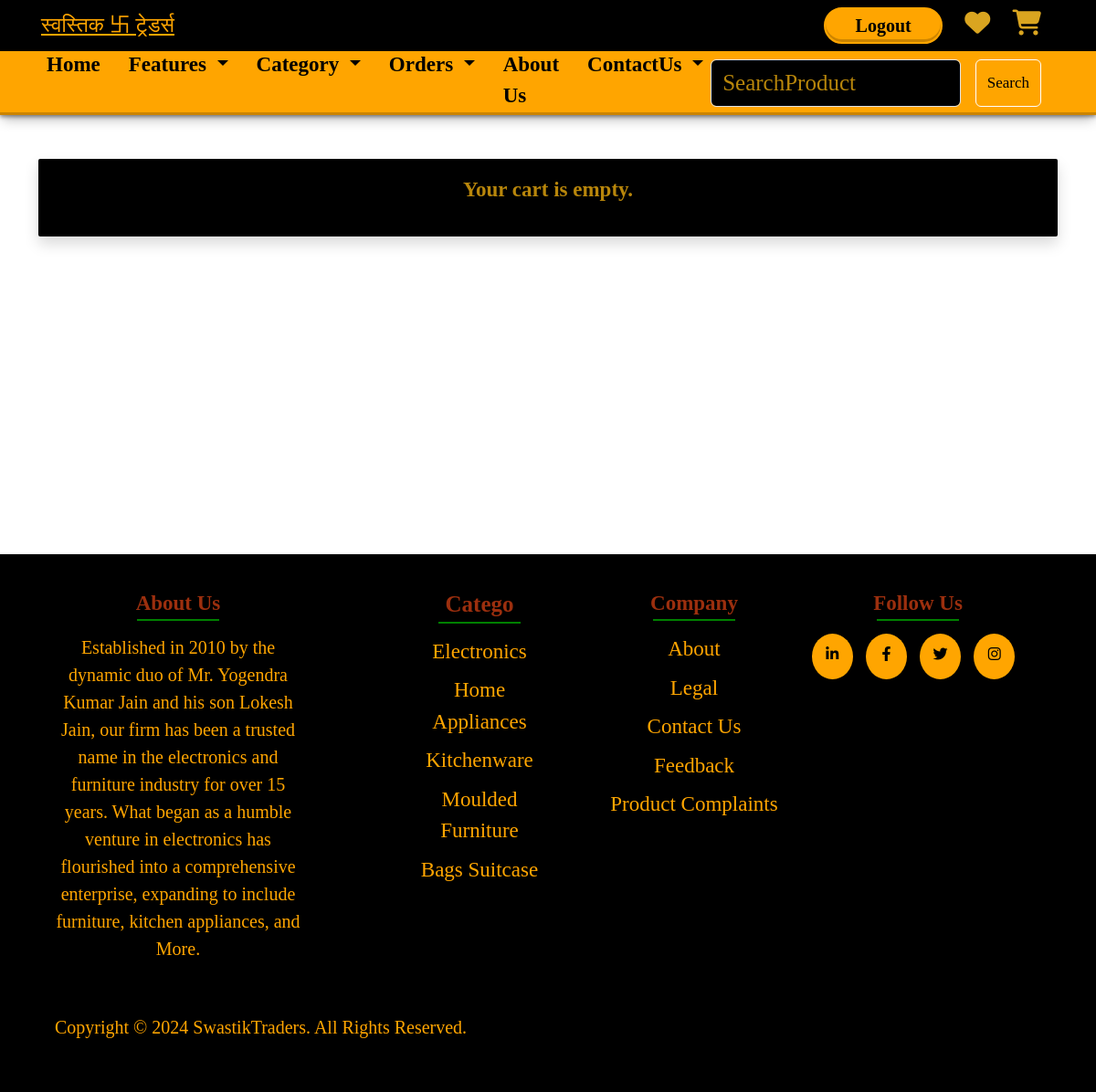
The page /Cart/ (signed in) on the database as committed earlier.
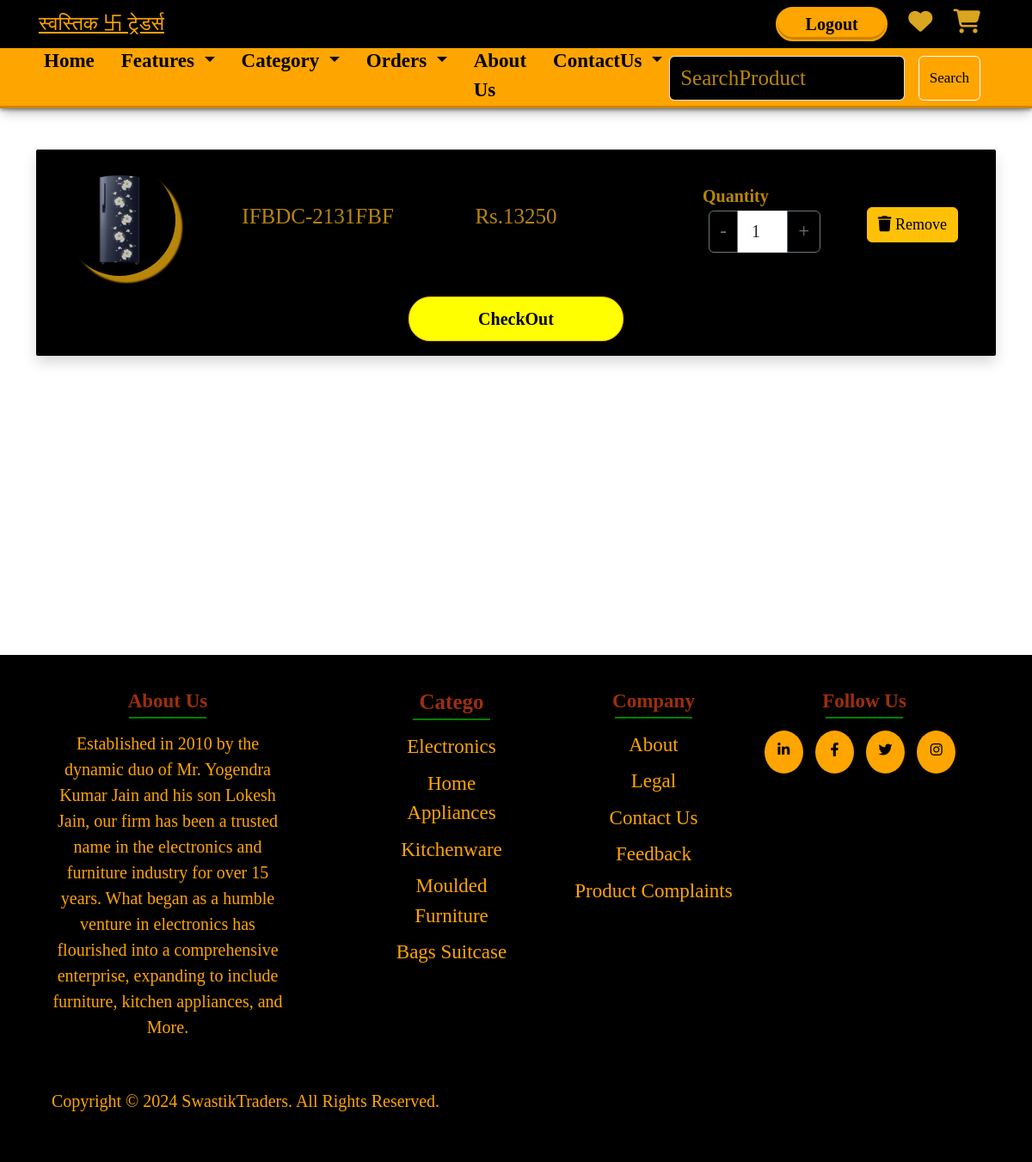
The same page on the database as committed later.
### Ecomapp/models.py (models this page shows, shortened)
class Cart(models.Model):
    user = models.ForeignKey(User, on_delete=models.CASCADE)
    product = models.ForeignKey(Product, on_delete=models.CASCADE)
    product_qty = models.IntegerField(default=0)
    created_at = models.DateTimeField(auto_now_add=True)

class Product(models.Model):
    category = models.ForeignKey(Category, on_delete=models.CASCADE)
    slug = models.CharField(max_length=150, null=False, blank=False)
    name = models.CharField(max_length=150, null=False, blank=False)
    Product_image = models.ImageField(upload_to=get_file_path, null=True, blank=True)
    Small_description = models.TextField(max_length=250, null=False, blank=False)
    Size = models.TextField(max_length=150,null=True,blank=False)
    quantity = models.IntegerField(null=False, blank=False)
    description = models.TextField(max_length=1000, null=False, blank=False)
    description2 = models.TextField(max_length=1000, null=True, blank=False)
    Orignal_Price = models.FloatField(null=False, blank=False)
    Selling_Price =models.FloatField(null=False,blank=False)
    status = models.BooleanField(default=False, help_text="Whether the category is hidden or not")
    trending = models.BooleanField(default=False, help_text="Whether the category is trending or not")
    Tag = models.CharField(max_length=150, null=False, blank=False)
    meta_title = models.CharField(max_length=150, null=False, blank=False)
    meta_keywords = models.TextField(null=False, blank=False)
    meta_description = models.TextField(null=False, blank=False)
    created_at = models.DateTimeField(auto_now_add=True)

### Ecomapp/views.py (the view)
# urls.py: path('Cart/', views.cart, name='Cart'),
@login_required(login_url=Login)
def cart(request):
    cart_items = Cart.objects.filter(user=request.user)
    context = {'cart': cart_items}
    return render(request, 'Cart.html', context)

### templates/Cart.html (shortened to what the changed rows need)
{% extends 'Store/layouts/main.html' %}
{% load static %}
{% block content %}
<div class="py-5">
    <div class="container">
        <div class="row justify-content-center">
            <div class="col-md-12">
                <div class="card shadow product_data" style="border-radius: 2px; font-size: 23px; font-weight: bold; font-family: 'Times New Roman', Times, serif; background-color: black; z-index: 800;">
                    <div class="card-body">
                        {% if cart %}
                            {% for item in cart %}
                                <div class="row align-items-center justify-content-center mb-3 text-center" style="color:darkgoldenrod" data-product-id="{{ item.product_id }}">
                                    <div class="col-md-2 my-auto">
                                        <img src="{{ item.product.Product_image.url }}" height="130px" width="130px" style="user-select: none;color: darkgoldenrod;border-radius:100px;box-shadow:8px 8px 2px darkgoldenrod;">
                                    </div>
                                    <div class="col-md-3 my-auto">
                                        <h6 style="font-size: 25px; font-family: 'Times New Roman', Times, serif;">{{ item.product.name }}</h6>
                                    </div>
                                    <div class="col-md-2 my-auto">
                                        <h6 style="font-size: 25px;">Rs.{{ item.product.Selling_Price|stringformat:'d' }}</h6>
                                    </div>
                                    <div class="col-md-3 my-auto">
                                        {% if item.product.quantity >= item.product_qty %}
                                            <label for="Quantity" style="margin-left: 50px; font-size: 20px; font-family: 'Times New Roman', Times, serif;">Quantity</label>
                                            <div class="input-group text-center mb-2" style="width: 130px;margin-left: 120px;">
                                                <button class="btn btn-outline-secondary decrement-btn change-quantity" style="font-size: 23px;">-</button>
                                                <input style="font-size: 20px;" type="number" class="form-control text-center qty-input" name="quantity" value="{{ item.product_qty }}" min="1" max="{{ item.product.quantity }}">
                                                <button class="btn btn-outline-secondary increment-btn change-quantity" style="font-size: 23px;">+</button>
                                            </div>
                                        {% else %}
                                            <p>Not enough stock available</p>
                                        {% endif %}
                                    </div>
                                    <div class="col-md-2 my-auto">
                                        <button style="font-size: 18px; margin-top: 10px;" class="btn btn-warning delete-cart-item"><i class="fa fa-trash"></i> Remove</button>
                                    </div>
                                </div>
                            {% endfor %}
                            <div class="d-flex justify-content-center mt-4">
                                <a href="http://127.0.0.1:3000/Checkout/" class="btn btn-warning" style="border-radius: 25px; padding: 10px; font-size: 20px; font-weight: bold; color: black; text-decoration: none; background-color: yellow; width: 250px; text-align: center;">CheckOut</a>
                            </div>
                        {% else %}
                            <p class="text-center"style="color:darkgoldenrod">Your cart is empty.</p>
                        {% endif %}
                    </div>
                </div>
            </div>
        </div>
    </div>
</div>
{% endblock content %}

Rows that differ between the two databases and show on the page:
added Cart: product.Product_image (picture), product.name "IFBDC-2131FBF", product.Selling_Price "13250", quantity "1"
Other text that changed with them:
text no longer shown: "Your cart is empty."
text now shown: "CheckOut"
